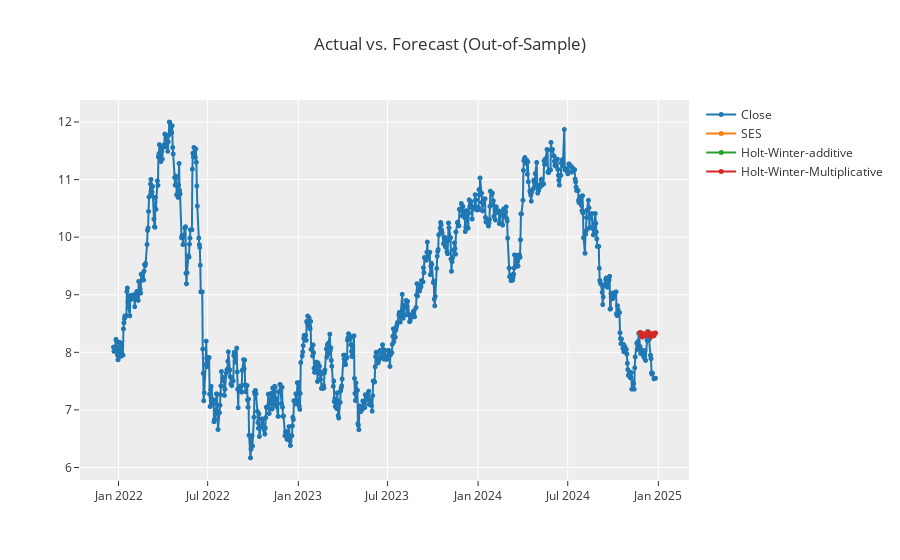
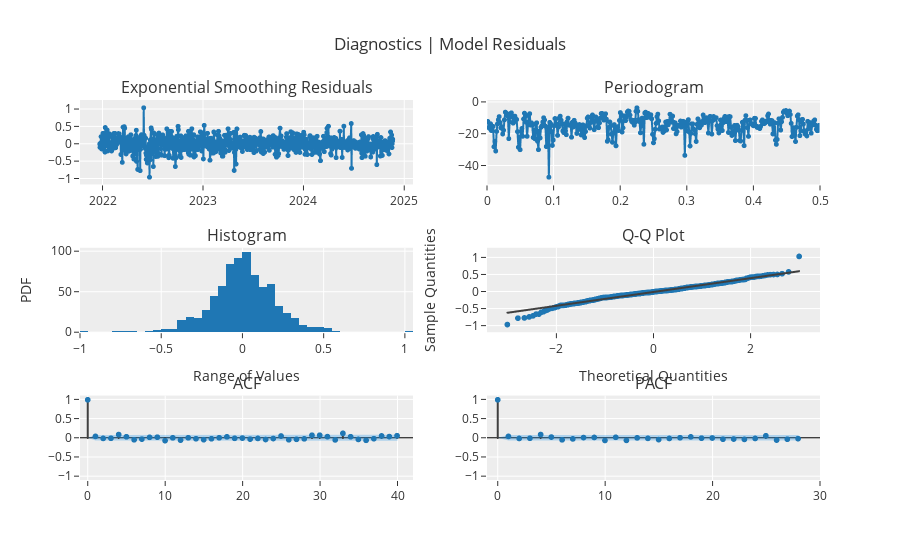

These figures' notebook cell, in order:
### Markdown cell above
## Exponential Smoothing

### Code cell
import matplotlib.pyplot as plt
import matplotlib.dates as mdates
import pandas as pd
import numpy as np
import yfinance as yf
import sys
from sklearn.metrics import mean_absolute_error, mean_absolute_percentage_error, mean_squared_error, r2_score
from pycaret.time_series import TSForecastingExperiment

def load_data(ticker, start_date, end_date):
    """
    Loads and preprocesses historical financial data.

    Args:
        ticker (str): Stock symbol.
        start_date (str): Start date in 'YYYY-MM-DD' format.
        end_date (str): End date in 'YYYY-MM-DD' format.

    Returns:
        pd.DataFrame: DataFrame with interpolated 'Close' prices.
    """
    try:
        data = yf.download(ticker, start=start_date, end=end_date)

        if 'Close' not in data.columns:
            raise ValueError("No 'Close' price found in the data.")

        # Select Close price and drop NaNs
        data = data[['Close']].dropna()

        # Ensure business-day frequency
        data = data.asfreq('B')

        # Step 1: Forward Fill Missing Data
        data['Close'] = data['Close'].ffill()

        # Step 2: Apply Time-based Interpolation
        data['Close'] = data['Close'].interpolate(method='time')

        # Step 3: Apply Spline Interpolation as Fallback (Order 3 for smoothness)
        data['Close'] = data['Close'].interpolate(method='spline', order=3)

        # Handle MultiIndex Columns
        if isinstance(data.columns, pd.MultiIndex):
            data.columns = data.columns.get_level_values(0)

        return data

    except Exception as e:
        print(f"Error loading data: {e}")
        return None


# Function to split train-test data
def split_data(data, test_size=24):
    train, test = data.iloc[:-test_size], data.iloc[-test_size:]
    if train.index.freq is None:
        train = train.asfreq(pd.infer_freq(train.index) or 'B')
    return train, test

# Function to evaluate model
def evaluate_model(y_true, y_pred):
    metrics = {
        'MAE': mean_absolute_error(y_true, y_pred),
        'MAPE': mean_absolute_percentage_error(y_true, y_pred),
        'RMSE': np.sqrt(mean_squared_error(y_true, y_pred)),
        'R2': r2_score(y_true, y_pred)
    }
    print("\nModel Evaluation Metrics:")
    print("-" * 40)
    for key, value in metrics.items():
        print(f"{key}: {value:.4f}")
    return metrics

# Function to plot residuals
def plot_residuals(model, experiment):
    residuals = model.predict_residuals(y=experiment.get_config("y_train"))
    residuals.plot(title='Residuals of SES', figsize=(10, 5))
    plt.show()

# Function to plot all models on the same graph
def plot_all_forecasts(y_test, predictions, labels):
    plt.figure(figsize=(10, 5))
    
    if isinstance(y_test.index, pd.PeriodIndex):
        y_test.index = y_test.index.to_timestamp()
    
    plt.plot(y_test.index, y_test, label='Actual', marker='o')
    
    for y_pred, label in zip(predictions, labels):
        if isinstance(y_pred.index, pd.PeriodIndex):
            y_pred.index = y_pred.index.to_timestamp()
        
        plt.plot(y_pred.index, y_pred, linestyle='dashed', marker='x', label=label)
    
    plt.title('Actual vs Predicted Values')
    plt.xlabel('Time')
    plt.ylabel('Close Price')
    plt.legend()
    plt.grid()
    plt.show()

# Load and preprocess data
FinIns_close = load_data('EC', '2021-12-22', '2025-01-30')
train, test = split_data(FinIns_close)

# Initialize PyCaret experiment
exp = TSForecastingExperiment()
exp.setup(data=train, target="Close", fh=24, coverage=0.90, session_id=42)

# Train models
ses_model = exp.create_model("exp_smooth", trend=None, seasonal=None, sp=None, cross_validation=False)
hw_linear = exp.create_model("exp_smooth", trend="add", seasonal=None, cross_validation=False)
hw_add = exp.create_model("exp_smooth", trend="add", seasonal="add", sp=12, cross_validation=False)
hw_mult = exp.create_model("exp_smooth", trend="add", seasonal="mul", sp=12, cross_validation=False)
hw_damped = exp.create_model("exp_smooth", damped_trend=True, trend="add", seasonal="mul", sp=12, cross_validation=False)

# Evaluate on test of (TRAIN) data
y_test = exp.get_config("y_test")
y_pred_ses = exp.predict_model(ses_model)
y_pred_hw = exp.predict_model(hw_linear)
y_pred_hw_add = exp.predict_model(hw_add)
y_pred_hw_mult = exp.predict_model(hw_mult)
y_pred_hw_damped = exp.predict_model(hw_damped)

if y_test is not None:
    predictions = [y_pred_ses, y_pred_hw, y_pred_hw_add, y_pred_hw_mult, y_pred_hw_damped]
    labels = ["SES", "Holt-Winter-Linear", "Holt-Winter-additive", "Holt-Winter-Multiplicative", "Holt-Winter-Damped"]
    #plot_all_forecasts(y_test, predictions, labels)
else:
    print("No test data available for evaluation.")

# Evaluate on TEST data
y_forecast_ses = exp.predict_model(ses_model, fh=48)
y_forecast_hw = exp.predict_model(hw_linear, fh=48)
y_forecast_hw_add = exp.predict_model(hw_add, fh=48)
y_forecast_hw_mult = exp.predict_model(hw_mult, fh=48)
y_forecast_hw_damped = exp.predict_model(hw_damped, fh=48)

if test is not None:
    predictions = [y_forecast_ses, y_forecast_hw, y_forecast_hw_add, y_forecast_hw_mult, y_forecast_hw_damped]
    labels = ["SES", "Holt-Winter-Linear", "Holt-Winter-additive", "Holt-Winter-Multiplicative", "Holt-Winter-Damped"]
    #plot_all_forecasts(test, predictions, labels)
else:
    print("No test data available for evaluation.")

# PyCaret forecast plots
#exp.plot_model([ses_model, hw_add, hw_mult], plot='insample', data_kwargs={'labels': ["SES", "Holt-Winter-additive", "Holt-Winter-Multiplicative"]})
exp.plot_model([ses_model, hw_add, hw_mult], plot='forecast', data_kwargs={'fh': 24, 'labels': ["SES", "Holt-Winter-additive", "Holt-Winter-Multiplicative"]})

# Compare models
exp.compare_models(include=[ses_model, hw_add, hw_mult, hw_damped], cross_validation=True)

# Plot diagnostics
exp.plot_model(estimator=hw_mult, plot="diagnostics")

print("It is done")

### Figure 1 — Plotly figure (JSON) as saved in the notebook; plotly's stock layout.template omitted (floating-point values rounded to 4 significant figures; data arrays with more than 128 entries replaced by an {"elided": "..."} marker saying what was removed)
{"data": [{"line": {"color": "rgb(31, 119, 180)", "width": 2}, "marker": {"color": "rgb(31, 119, 180)", "size": 5}, "mode": "lines+markers", "name": "Close", "type": "scattergl", "x": {"elided": "787 str values"}, "xaxis": "x", "y": {"elided": "787 float values"}, "yaxis": "y"}, {"line": {"color": "rgb(255, 127, 14)", "width": 2}, "marker": {"color": "rgb(255, 127, 14)", "size": 5}, "mode": "lines+markers", "name": "SES", "type": "scattergl", "x": {"elided": "787 str values"}, "xaxis": "x", "y": {"elided": "787 float values"}, "yaxis": "y"}, {"line": {"color": "rgb(44, 160, 44)", "width": 2}, "marker": {"color": "rgb(44, 160, 44)", "size": 5}, "mode": "lines+markers", "name": "Holt-Winter-additive", "type": "scattergl", "x": {"elided": "787 str values"}, "xaxis": "x", "y": {"elided": "787 float values"}, "yaxis": "y"}, {"line": {"color": "rgb(214, 39, 40)", "width": 2}, "marker": {"color": "rgb(214, 39, 40)", "size": 5}, "mode": "lines+markers", "name": "Holt-Winter-Multiplicative", "type": "scattergl", "x": {"elided": "787 str values"}, "xaxis": "x", "y": {"elided": "787 float values"}, "yaxis": "y"}], "layout": {"showlegend": true, "title": {"text": "Actual vs. Forecast (Out-of-Sample)"}, "xaxis": {"anchor": "y", "domain": [0, 1]}, "yaxis": {"anchor": "x", "domain": [0, 1]}}}

### Figure 2 — Plotly figure (JSON) as saved in the notebook; plotly's stock layout.template omitted (floating-point values rounded to 4 significant figures; data arrays with more than 128 entries replaced by an {"elided": "..."} marker saying what was removed)
{"data": [{"line": {"color": "rgb(31, 119, 180)", "width": 2}, "marker": {"color": "rgb(31, 119, 180)", "size": 5}, "mode": "lines+markers", "name": "Exponential Smoothing", "showlegend": false, "type": "scattergl", "x": {"elided": "763 str values"}, "xaxis": "x", "y": {"elided": "763 float values"}, "yaxis": "y"}, {"hoverinfo": "text", "hovertext": {"elided": "381 str values"}, "line": {"color": "#1f77b4", "width": 2}, "marker": {"size": 5}, "mode": "lines+markers", "name": "Exponential Smoothing", "showlegend": false, "type": "scattergl", "x": {"elided": "381 float values"}, "xaxis": "x2", "y": {"elided": "381 float values"}, "yaxis": "y2"}, {"alignmentgroup": "True", "bingroup": "x", "hovertemplate": "variable=Exponential Smoothing<br>value=%{x}<br>count=%{y}<extra></extra>", "legendgroup": "Exponential Smoothing", "marker": {"color": "#1f77b4", "pattern": {"shape": ""}}, "name": "Exponential Smoothing", "offsetgroup": "Exponential Smoothing", "orientation": "v", "showlegend": false, "type": "histogram", "x": {"elided": "763 float values"}, "xaxis": "x3", "yaxis": "y3"}, {"marker": {"color": "#1f77b4"}, "mode": "markers", "name": "Exponential Smoothing", "showlegend": false, "type": "scattergl", "x": {"elided": "763 float values"}, "xaxis": "x4", "y": {"elided": "763 float values"}, "yaxis": "y4"}, {"line": {"color": "#3f3f3f"}, "mode": "lines", "name": "Exponential Smoothing", "showlegend": false, "type": "scattergl", "x": {"elided": "763 float values"}, "xaxis": "x4", "y": {"elided": "763 float values"}, "yaxis": "y4"}, {"line": {"color": "#3f3f3f"}, "mode": "lines", "name": "ACF", "showlegend": false, "type": "scattergl", "x": [0, 0], "xaxis": "x5", "y": [0, 1], "yaxis": "y5"}, {"line": {"color": "#3f3f3f"}, "mode": "lines", "name": "ACF", "showlegend": false, "type": "scattergl", "x": [1, 1], "xaxis": "x5", "y": [0, 0.04177], "yaxis": "y5"}, {"line": {"color": "#3f3f3f"}, "mode": "lines", "name": "ACF", "showlegend": false, "type": "scattergl", "x": [2, 2], "xaxis": "x5", "y": [0, -0.0105], "yaxis": "y5"}, {"line": {"color": "#3f3f3f"}, "mode": "lines", "name": "ACF", "showlegend": false, "type": "scattergl", "x": [3, 3], "xaxis": "x5", "y": [0, -0.007195], "yaxis": "y5"}, {"line": {"color": "#3f3f3f"}, "mode": "lines", "name": "ACF", "showlegend": false, "type": "scattergl", "x": [4, 4], "xaxis": "x5", "y": [0, 0.08975], "yaxis": "y5"}, {"line": {"color": "#3f3f3f"}, "mode": "lines", "name": "ACF", "showlegend": false, "type": "scattergl", "x": [5, 5], "xaxis": "x5", "y": [0, 0.03211], "yaxis": "y5"}, {"line": {"color": "#3f3f3f"}, "mode": "lines", "name": "ACF", "showlegend": false, "type": "scattergl", "x": [6, 6], "xaxis": "x5", "y": [0, -0.0466], "yaxis": "y5"}, {"line": {"color": "#3f3f3f"}, "mode": "lines", "name": "ACF", "showlegend": false, "type": "scattergl", "x": [7, 7], "xaxis": "x5", "y": [0, -0.0294], "yaxis": "y5"}, {"line": {"color": "#3f3f3f"}, "mode": "lines", "name": "ACF", "showlegend": false, "type": "scattergl", "x": [8, 8], "xaxis": "x5", "y": [0, 0.01748], "yaxis": "y5"}, {"line": {"color": "#3f3f3f"}, "mode": "lines", "name": "ACF", "showlegend": false, "type": "scattergl", "x": [9, 9], "xaxis": "x5", "y": [0, 0.02136], "yaxis": "y5"}, {"line": {"color": "#3f3f3f"}, "mode": "lines", "name": "ACF", "showlegend": false, "type": "scattergl", "x": [10, 10], "xaxis": "x5", "y": [0, -0.06851], "yaxis": "y5"}, {"line": {"color": "#3f3f3f"}, "mode": "lines", "name": "ACF", "showlegend": false, "type": "scattergl", "x": [11, 11], "xaxis": "x5", "y": [0, 0.003983], "yaxis": "y5"}, {"line": {"color": "#3f3f3f"}, "mode": "lines", "name": "ACF", "showlegend": false, "type": "scattergl", "x": [12, 12], "xaxis": "x5", "y": [0, -0.05574], "yaxis": "y5"}, {"line": {"color": "#3f3f3f"}, "mode": "lines", "name": "ACF", "showlegend": false, "type": "scattergl", "x": [13, 13], "xaxis": "x5", "y": [0, 0.005999], "yaxis": "y5"}, {"line": {"color": "#3f3f3f"}, "mode": "lines", "name": "ACF", "showlegend": false, "type": "scattergl", "x": [14, 14], "xaxis": "x5", "y": [0, -0.01926], "yaxis": "y5"}, {"line": {"color": "#3f3f3f"}, "mode": "lines", "name": "ACF", "showlegend": false, "type": "scattergl", "x": [15, 15], "xaxis": "x5", "y": [0, -0.04441], "yaxis": "y5"}, {"line": {"color": "#3f3f3f"}, "mode": "lines", "name": "ACF", "showlegend": false, "type": "scattergl", "x": [16, 16], "xaxis": "x5", "y": [0, -0.01954], "yaxis": "y5"}, {"line": {"color": "#3f3f3f"}, "mode": "lines", "name": "ACF", "showlegend": false, "type": "scattergl", "x": [17, 17], "xaxis": "x5", "y": [0, 0.005938], "yaxis": "y5"}, {"line": {"color": "#3f3f3f"}, "mode": "lines", "name": "ACF", "showlegend": false, "type": "scattergl", "x": [18, 18], "xaxis": "x5", "y": [0, 0.03042], "yaxis": "y5"}, {"line": {"color": "#3f3f3f"}, "mode": "lines", "name": "ACF", "showlegend": false, "type": "scattergl", "x": [19, 19], "xaxis": "x5", "y": [0, -0.008891], "yaxis": "y5"}, {"line": {"color": "#3f3f3f"}, "mode": "lines", "name": "ACF", "showlegend": false, "type": "scattergl", "x": [20, 20], "xaxis": "x5", "y": [0, -0.002268], "yaxis": "y5"}, {"line": {"color": "#3f3f3f"}, "mode": "lines", "name": "ACF", "showlegend": false, "type": "scattergl", "x": [21, 21], "xaxis": "x5", "y": [0, -0.0297], "yaxis": "y5"}, {"line": {"color": "#3f3f3f"}, "mode": "lines", "name": "ACF", "showlegend": false, "type": "scattergl", "x": [22, 22], "xaxis": "x5", "y": [0, -0.01147], "yaxis": "y5"}, {"line": {"color": "#3f3f3f"}, "mode": "lines", "name": "ACF", "showlegend": false, "type": "scattergl", "x": [23, 23], "xaxis": "x5", "y": [0, -0.03923], "yaxis": "y5"}, {"line": {"color": "#3f3f3f"}, "mode": "lines", "name": "ACF", "showlegend": false, "type": "scattergl", "x": [24, 24], "xaxis": "x5", "y": [0, -0.01393], "yaxis": "y5"}, {"line": {"color": "#3f3f3f"}, "mode": "lines", "name": "ACF", "showlegend": false, "type": "scattergl", "x": [25, 25], "xaxis": "x5", "y": [0, 0.05223], "yaxis": "y5"}, {"line": {"color": "#3f3f3f"}, "mode": "lines", "name": "ACF", "showlegend": false, "type": "scattergl", "x": [26, 26], "xaxis": "x5", "y": [0, -0.04593], "yaxis": "y5"}, {"line": {"color": "#3f3f3f"}, "mode": "lines", "name": "ACF", "showlegend": false, "type": "scattergl", "x": [27, 27], "xaxis": "x5", "y": [0, -0.03512], "yaxis": "y5"}, {"line": {"color": "#3f3f3f"}, "mode": "lines", "name": "ACF", "showlegend": false, "type": "scattergl", "x": [28, 28], "xaxis": "x5", "y": [0, -0.02219], "yaxis": "y5"}, {"line": {"color": "#3f3f3f"}, "mode": "lines", "name": "ACF", "showlegend": false, "type": "scattergl", "x": [29, 29], "xaxis": "x5", "y": [0, 0.07268], "yaxis": "y5"}, {"line": {"color": "#3f3f3f"}, "mode": "lines", "name": "ACF", "showlegend": false, "type": "scattergl", "x": [30, 30], "xaxis": "x5", "y": [0, 0.07252], "yaxis": "y5"}, {"line": {"color": "#3f3f3f"}, "mode": "lines", "name": "ACF", "showlegend": false, "type": "scattergl", "x": [31, 31], "xaxis": "x5", "y": [0, 0.03639], "yaxis": "y5"}, {"line": {"color": "#3f3f3f"}, "mode": "lines", "name": "ACF", "showlegend": false, "type": "scattergl", "x": [32, 32], "xaxis": "x5", "y": [0, -0.05029], "yaxis": "y5"}, {"line": {"color": "#3f3f3f"}, "mode": "lines", "name": "ACF", "showlegend": false, "type": "scattergl", "x": [33, 33], "xaxis": "x5", "y": [0, 0.1222], "yaxis": "y5"}, {"line": {"color": "#3f3f3f"}, "mode": "lines", "name": "ACF", "showlegend": false, "type": "scattergl", "x": [34, 34], "xaxis": "x5", "y": [0, 0.03291], "yaxis": "y5"}, {"line": {"color": "#3f3f3f"}, "mode": "lines", "name": "ACF", "showlegend": false, "type": "scattergl", "x": [35, 35], "xaxis": "x5", "y": [0, -0.03725], "yaxis": "y5"}, {"line": {"color": "#3f3f3f"}, "mode": "lines", "name": "ACF", "showlegend": false, "type": "scattergl", "x": [36, 36], "xaxis": "x5", "y": [0, -0.06051], "yaxis": "y5"}, {"line": {"color": "#3f3f3f"}, "mode": "lines", "name": "ACF", "showlegend": false, "type": "scattergl", "x": [37, 37], "xaxis": "x5", "y": [0, -0.01767], "yaxis": "y5"}, {"line": {"color": "#3f3f3f"}, "mode": "lines", "name": "ACF", "showlegend": false, "type": "scattergl", "x": [38, 38], "xaxis": "x5", "y": [0, 0.05394], "yaxis": "y5"}, {"line": {"color": "#3f3f3f"}, "mode": "lines", "name": "ACF", "showlegend": false, "type": "scattergl", "x": [39, 39], "xaxis": "x5", "y": [0, 0.03652], "yaxis": "y5"}, {"line": {"color": "#3f3f3f"}, "mode": "lines", "name": "ACF", "showlegend": false, "type": "scattergl", "x": [40, 40], "xaxis": "x5", "y": [0, 0.05989], "yaxis": "y5"}, {"marker": {"color": "#1f77b4", "size": 6}, "mode": "markers", "name": "ACF", "showlegend": false, "type": "scattergl", "x": [0, 1, 2, 3, 4, 5, 6, 7, 8, 9, 10, 11, 12, 13, 14, 15, 16, 17, 18, 19, 20, 21, 22, 23, 24, 25, 26, 27, 28, 29, 30, 31, 32, 33, 34, 35, 36, 37, 38, 39, 40], "xaxis": "x5", "y": [1, 0.04177, -0.0105, -0.007195, 0.08975, 0.03211, -0.0466, -0.0294, 0.01748, 0.02136, -0.06851, 0.003983, -0.05574, 0.005999, -0.01926, -0.04441, -0.01954, 0.005938, 0.03042, -0.008891, -0.002268, -0.0297, -0.01147, -0.03923, -0.01393, 0.05223, -0.04593, -0.03512, -0.02219, 0.07268, 0.07252, 0.03639, -0.05029, 0.1222, 0.03291, -0.03725, -0.06051, -0.01767, 0.05394, 0.03652, 0.05989], "yaxis": "y5"}, {"line": {"color": "rgba(255,255,255,0)"}, "mode": "lines", "name": "UC", "showlegend": false, "type": "scatter", "x": [0, 1, 2, 3, 4, 5, 6, 7, 8, 9, 10, 11, 12, 13, 14, 15, 16, 17, 18, 19, 20, 21, 22, 23, 24, 25, 26, 27, 28, 29, 30, 31, 32, 33, 34, 35, 36, 37, 38, 39, 40], "xaxis": "x5", "y": [0, 0.07096, 0.07108, 0.07109, 0.07109, 0.07166, 0.07173, 0.07188, 0.07194, 0.07197, 0.072, 0.07232, 0.07233, 0.07254, 0.07254, 0.07257, 0.07271, 0.07273, 0.07274, 0.0728, 0.07281, 0.07281, 0.07287, 0.07288, 0.07298, 0.073, 0.07318, 0.07333, 0.07341, 0.07345, 0.07381, 0.07417, 0.07426, 0.07443, 0.07543, 0.0755, 0.0756, 0.07584, 0.07586, 0.07605, 0.07614], "yaxis": "y5"}, {"fill": "tonexty", "fillcolor": "rgba(32, 146, 230,0.3)", "line": {"color": "rgba(255,255,255,0)"}, "mode": "lines", "name": "LC", "showlegend": false, "type": "scatter", "x": [0, 1, 2, 3, 4, 5, 6, 7, 8, 9, 10, 11, 12, 13, 14, 15, 16, 17, 18, 19, 20, 21, 22, 23, 24, 25, 26, 27, 28, 29, 30, 31, 32, 33, 34, 35, 36, 37, 38, 39, 40], "xaxis": "x5", "y": [0, -0.07096, -0.07108, -0.07109, -0.07109, -0.07166, -0.07173, -0.07188, -0.07194, -0.07197, -0.072, -0.07232, -0.07233, -0.07254, -0.07254, -0.07257, -0.07271, -0.07273, -0.07274, -0.0728, -0.07281, -0.07281, -0.07287, -0.07288, -0.07298, -0.073, -0.07318, -0.07333, -0.07341, -0.07345, -0.07381, -0.07417, -0.07426, -0.07443, -0.07543, -0.0755, -0.0756, -0.07584, -0.07586, -0.07605, -0.07614], "yaxis": "y5"}, {"line": {"color": "#3f3f3f"}, "mode": "lines", "name": "PACF", "showlegend": false, "type": "scattergl", "x": [0, 0], "xaxis": "x6", "y": [0, 1], "yaxis": "y6"}, {"line": {"color": "#3f3f3f"}, "mode": "lines", "name": "PACF", "showlegend": false, "type": "scattergl", "x": [1, 1], "xaxis": "x6", "y": [0, 0.04182], "yaxis": "y6"}, {"line": {"color": "#3f3f3f"}, "mode": "lines", "name": "PACF", "showlegend": false, "type": "scattergl", "x": [2, 2], "xaxis": "x6", "y": [0, -0.0123], "yaxis": "y6"}, {"line": {"color": "#3f3f3f"}, "mode": "lines", "name": "PACF", "showlegend": false, "type": "scattergl", "x": [3, 3], "xaxis": "x6", "y": [0, -0.006275], "yaxis": "y6"}, {"line": {"color": "#3f3f3f"}, "mode": "lines", "name": "PACF", "showlegend": false, "type": "scattergl", "x": [4, 4], "xaxis": "x6", "y": [0, 0.09084], "yaxis": "y6"}, {"line": {"color": "#3f3f3f"}, "mode": "lines", "name": "PACF", "showlegend": false, "type": "scattergl", "x": [5, 5], "xaxis": "x6", "y": [0, 0.02472], "yaxis": "y6"}, {"line": {"color": "#3f3f3f"}, "mode": "lines", "name": "PACF", "showlegend": false, "type": "scattergl", "x": [6, 6], "xaxis": "x6", "y": [0, -0.048], "yaxis": "y6"}, {"line": {"color": "#3f3f3f"}, "mode": "lines", "name": "PACF", "showlegend": false, "type": "scattergl", "x": [7, 7], "xaxis": "x6", "y": [0, -0.02395], "yaxis": "y6"}, {"line": {"color": "#3f3f3f"}, "mode": "lines", "name": "PACF", "showlegend": false, "type": "scattergl", "x": [8, 8], "xaxis": "x6", "y": [0, 0.01169], "yaxis": "y6"}, {"line": {"color": "#3f3f3f"}, "mode": "lines", "name": "PACF", "showlegend": false, "type": "scattergl", "x": [9, 9], "xaxis": "x6", "y": [0, 0.0142], "yaxis": "y6"}, {"line": {"color": "#3f3f3f"}, "mode": "lines", "name": "PACF", "showlegend": false, "type": "scattergl", "x": [10, 10], "xaxis": "x6", "y": [0, -0.06448], "yaxis": "y6"}, {"line": {"color": "#3f3f3f"}, "mode": "lines", "name": "PACF", "showlegend": false, "type": "scattergl", "x": [11, 11], "xaxis": "x6", "y": [0, 0.01781], "yaxis": "y6"}, {"line": {"color": "#3f3f3f"}, "mode": "lines", "name": "PACF", "showlegend": false, "type": "scattergl", "x": [12, 12], "xaxis": "x6", "y": [0, -0.06212], "yaxis": "y6"}, {"line": {"color": "#3f3f3f"}, "mode": "lines", "name": "PACF", "showlegend": false, "type": "scattergl", "x": [13, 13], "xaxis": "x6", "y": [0, 0.003674], "yaxis": "y6"}, {"line": {"color": "#3f3f3f"}, "mode": "lines", "name": "PACF", "showlegend": false, "type": "scattergl", "x": [14, 14], "xaxis": "x6", "y": [0, -0.009631], "yaxis": "y6"}, {"line": {"color": "#3f3f3f"}, "mode": "lines", "name": "PACF", "showlegend": false, "type": "scattergl", "x": [15, 15], "xaxis": "x6", "y": [0, -0.04143], "yaxis": "y6"}, {"line": {"color": "#3f3f3f"}, "mode": "lines", "name": "PACF", "showlegend": false, "type": "scattergl", "x": [16, 16], "xaxis": "x6", "y": [0, -0.01235], "yaxis": "y6"}, {"line": {"color": "#3f3f3f"}, "mode": "lines", "name": "PACF", "showlegend": false, "type": "scattergl", "x": [17, 17], "xaxis": "x6", "y": [0, 0.006177], "yaxis": "y6"}, {"line": {"color": "#3f3f3f"}, "mode": "lines", "name": "PACF", "showlegend": false, "type": "scattergl", "x": [18, 18], "xaxis": "x6", "y": [0, 0.02966], "yaxis": "y6"}, {"line": {"color": "#3f3f3f"}, "mode": "lines", "name": "PACF", "showlegend": false, "type": "scattergl", "x": [19, 19], "xaxis": "x6", "y": [0, -0.004638], "yaxis": "y6"}, {"line": {"color": "#3f3f3f"}, "mode": "lines", "name": "PACF", "showlegend": false, "type": "scattergl", "x": [20, 20], "xaxis": "x6", "y": [0, -1.056e-05], "yaxis": "y6"}, {"line": {"color": "#3f3f3f"}, "mode": "lines", "name": "PACF", "showlegend": false, "type": "scattergl", "x": [21, 21], "xaxis": "x6", "y": [0, -0.03158], "yaxis": "y6"}, {"line": {"color": "#3f3f3f"}, "mode": "lines", "name": "PACF", "showlegend": false, "type": "scattergl", "x": [22, 22], "xaxis": "x6", "y": [0, -0.02694], "yaxis": "y6"}, {"line": {"color": "#3f3f3f"}, "mode": "lines", "name": "PACF", "showlegend": false, "type": "scattergl", "x": [23, 23], "xaxis": "x6", "y": [0, -0.03702], "yaxis": "y6"}, {"line": {"color": "#3f3f3f"}, "mode": "lines", "name": "PACF", "showlegend": false, "type": "scattergl", "x": [24, 24], "xaxis": "x6", "y": [0, -0.01233], "yaxis": "y6"}, {"line": {"color": "#3f3f3f"}, "mode": "lines", "name": "PACF", "showlegend": false, "type": "scattergl", "x": [25, 25], "xaxis": "x6", "y": [0, 0.05774], "yaxis": "y6"}, {"line": {"color": "#3f3f3f"}, "mode": "lines", "name": "PACF", "showlegend": false, "type": "scattergl", "x": [26, 26], "xaxis": "x6", "y": [0, -0.0541], "yaxis": "y6"}, {"line": {"color": "#3f3f3f"}, "mode": "lines", "name": "PACF", "showlegend": false, "type": "scattergl", "x": [27, 27], "xaxis": "x6", "y": [0, -0.03199], "yaxis": "y6"}, {"line": {"color": "#3f3f3f"}, "mode": "lines", "name": "PACF", "showlegend": false, "type": "scattergl", "x": [28, 28], "xaxis": "x6", "y": [0, -0.01704], "yaxis": "y6"}, {"marker": {"color": "#1f77b4", "size": 6}, "mode": "markers", "name": "PACF", "showlegend": false, "type": "scattergl", "x": [0, 1, 2, 3, 4, 5, 6, 7, 8, 9, 10, 11, 12, 13, 14, 15, 16, 17, 18, 19, 20, 21, 22, 23, 24, 25, 26, 27, 28], "xaxis": "x6", "y": [1, 0.04182, -0.0123, -0.006275, 0.09084, 0.02472, -0.048, -0.02395, 0.01169, 0.0142, -0.06448, 0.01781, -0.06212, 0.003674, -0.009631, -0.04143, -0.01235, 0.006177, 0.02966, -0.004638, -1.056e-05, -0.03158, -0.02694, -0.03702, -0.01233, 0.05774, -0.0541, -0.03199, -0.01704], "yaxis": "y6"}, {"line": {"color": "rgba(255,255,255,0)"}, "mode": "lines", "name": "UC", "showlegend": false, "type": "scatter", "x": [0, 1, 2, 3, 4, 5, 6, 7, 8, 9, 10, 11, 12, 13, 14, 15, 16, 17, 18, 19, 20, 21, 22, 23, 24, 25, 26, 27, 28], "xaxis": "x6", "y": [0, 0.07096, 0.07096, 0.07096, 0.07096, 0.07096, 0.07096, 0.07096, 0.07096, 0.07096, 0.07096, 0.07096, 0.07096, 0.07096, 0.07096, 0.07096, 0.07096, 0.07096, 0.07096, 0.07096, 0.07096, 0.07096, 0.07096, 0.07096, 0.07096, 0.07096, 0.07096, 0.07096, 0.07096], "yaxis": "y6"}, {"fill": "tonexty", "fillcolor": "rgba(32, 146, 230,0.3)", "line": {"color": "rgba(255,255,255,0)"}, "mode": "lines", "name": "LC", "showlegend": false, "type": "scatter", "x": [0, 1, 2, 3, 4, 5, 6, 7, 8, 9, 10, 11, 12, 13, 14, 15, 16, 17, 18, 19, 20, 21, 22, 23, 24, 25, 26, 27, 28], "xaxis": "x6", "y": [0, -0.07096, -0.07096, -0.07096, -0.07096, -0.07096, -0.07096, -0.07096, -0.07096, -0.07096, -0.07096, -0.07096, -0.07096, -0.07096, -0.07096, -0.07096, -0.07096, -0.07096, -0.07096, -0.07096, -0.07096, -0.07096, -0.07096, -0.07096, -0.07096, -0.07096, -0.07096, -0.07096, -0.07096], "yaxis": "y6"}], "layout": {"annotations": [{"font": {"size": 16}, "showarrow": false, "text": "Exponential Smoothing Residuals", "x": 0.225, "xanchor": "center", "xref": "paper", "y": 1, "yanchor": "bottom", "yref": "paper"}, {"font": {"size": 16}, "showarrow": false, "text": "Periodogram", "x": 0.775, "xanchor": "center", "xref": "paper", "y": 1, "yanchor": "bottom", "yref": "paper"}, {"font": {"size": 16}, "showarrow": false, "text": "Histogram", "x": 0.225, "xanchor": "center", "xref": "paper", "y": 0.6111, "yanchor": "bottom", "yref": "paper"}, {"font": {"size": 16}, "showarrow": false, "text": "Q-Q Plot", "x": 0.775, "xanchor": "center", "xref": "paper", "y": 0.6111, "yanchor": "bottom", "yref": "paper"}, {"font": {"size": 16}, "showarrow": false, "text": "ACF", "x": 0.225, "xanchor": "center", "xref": "paper", "y": 0.2222, "yanchor": "bottom", "yref": "paper"}, {"font": {"size": 16}, "showarrow": false, "text": "PACF", "x": 0.775, "xanchor": "center", "xref": "paper", "y": 0.2222, "yanchor": "bottom", "yref": "paper"}], "showlegend": false, "title": {"text": "Diagnostics | Model Residuals"}, "xaxis": {"anchor": "y", "domain": [0, 0.45]}, "xaxis2": {"anchor": "y2", "domain": [0.55, 1], "range": [0, 0.5]}, "xaxis3": {"anchor": "y3", "domain": [0, 0.45], "title": {"text": "Range of Values"}}, "xaxis4": {"anchor": "y4", "domain": [0.55, 1], "title": {"text": "Theoretical Quantities"}}, "xaxis5": {"anchor": "y5", "domain": [0, 0.45], "range": [-1, 42]}, "xaxis6": {"anchor": "y6", "domain": [0.55, 1], "range": [-1, 30]}, "yaxis": {"anchor": "x", "domain": [0.7778, 1]}, "yaxis2": {"anchor": "x2", "domain": [0.7778, 1]}, "yaxis3": {"anchor": "x3", "domain": [0.3889, 0.6111], "title": {"text": "PDF"}}, "yaxis4": {"anchor": "x4", "domain": [0.3889, 0.6111], "title": {"text": "Sample Quantities"}}, "yaxis5": {"anchor": "x5", "domain": [0, 0.2222], "range": [-1.1, 1.1], "zerolinecolor": "#000000"}, "yaxis6": {"anchor": "x6", "domain": [0, 0.2222], "range": [-1.1, 1.1], "zerolinecolor": "#000000"}}}
